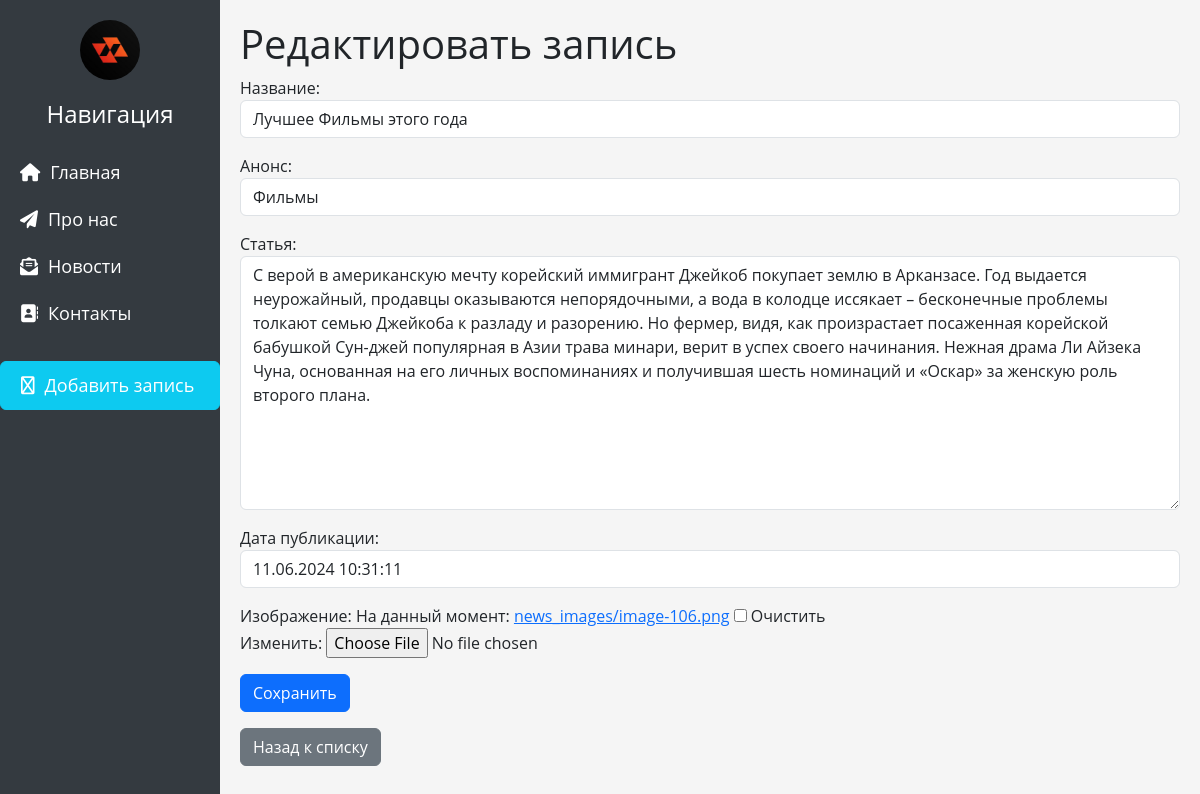
/news/edit/25/, run on the app's committed database.
### news/models.py (models this page shows, shortened)
class News(models.Model):
    title = models.CharField('Название', max_length=50)
    anons = models.CharField('Анонс', max_length=250)
    full_text = models.TextField('Статья')
    date = models.DateTimeField('Дата публикации')
    image = models.ImageField('Изображение', upload_to='news_images/', null=True, blank=True)
    class Meta:
        verbose_name = 'Новость'
        verbose_name_plural = 'Новости'

### news/views.py (the view)
# urls.py: path('edit/<int:pk>/', views.news_update, name='news_update'),
def news_update(request, pk):
    news_item = get_object_or_404(News, pk=pk)
    if request.method == "POST":
        form = NewsForm(request.POST, request.FILES, instance=news_item)
        if form.is_valid():
            news_item = form.save(commit=False)
            news_item.save()
            return redirect('news_detail', pk=news_item.pk)
    else:
        form = NewsForm(instance=news_item)
    return render(request, 'news/news_edit.html', {'form': form})

### news/forms.py
class NewsForm(forms.ModelForm):
    class Meta:
        model = News
        fields = ['title', 'anons', 'full_text', 'date', 'image']  # Добавлено поле image
        widgets = {
            'title': forms.TextInput(attrs={
                'class': 'form-control',
                'placeholder': 'Название статьи'
            }),
            'anons': forms.TextInput(attrs={
                'class': 'form-control',
                'placeholder': 'Анонс'
            }),
            'date': forms.DateTimeInput(attrs={
                'class': 'form-control',
                'placeholder': 'Дата статьи'
            }),
            'full_text': forms.Textarea(attrs={
                'class': 'form-control',
                'placeholder': 'Текст статьи'
            }),
            'image': forms.ClearableFileInput(attrs={
                'class': 'form-control-file'  # Используйте form-control-file для загрузки файлов
            })
        }

### news/templates/news/news_edit.html (shortened to what this page needs)
{% extends 'main/base.html' %}
{% block content %}
    <h1>{% if form.instance.pk %}Редактировать запись{% else %}Создать новую запись{% endif %}</h1>
    <form method="post" enctype="multipart/form-data">
        <div class="mb-3">
            {{ form.title.label_tag }}
            {{ form.title }}
        </div>
        <div class="mb-3">
            {{ form.anons.label_tag }}
            {{ form.anons }}
        </div>
        <div class="mb-3">
            {{ form.full_text.label_tag }}
            {{ form.full_text }}
        </div>
        <div class="mb-3">
            {{ form.date.label_tag }}
            {{ form.date }}
        </div>
        <div class="mb-3">
            {{ form.image.label_tag }}
            {{ form.image }}
        </div>
        <button type="submit" class="btn btn-primary">Сохранить</button>
    </form>
    <a href="{% url 'news_list' %}" class="btn btn-secondary mt-3">Назад к списку</a>
{% endblock %}

### main/static/main/css/main.css (style rules this page uses)
body { background: #2c2c2c; }
body { font-family: 'Open Sans', sans-serif; background-color: #f5f5f5; margin: 0; padding: 0; }

### main/templates/main/base.html (style rules this page uses)
body { font-family: 'Open Sans', sans-serif; background-color: #f5f5f5; margin: 0; padding: 0; }

### data on the page
News: title "Лучшее Фильмы этого года", anons "Фильмы", full_text "С верой в американскую мечту корейский иммигрант Джейкоб покупает землю в Арканзасе. Год выдается неурожайный, продавцы оказываются непорядочными, а вода в колодце иссякает – бесконечные проблемы толкают семью Джейкоба к разладу и разорению. Но фермер, видя, как произрастает посаженная корейской бабушкой Сун-джей популярная в Азии трава минари, верит в успех своего начинания. Нежная драма Ли Айзека Чуна, основанная на его личных воспоминаниях и получившая шесть номинаций и «Оскар» за женскую роль второго плана.", date "11.06.2024 10:31:11"
